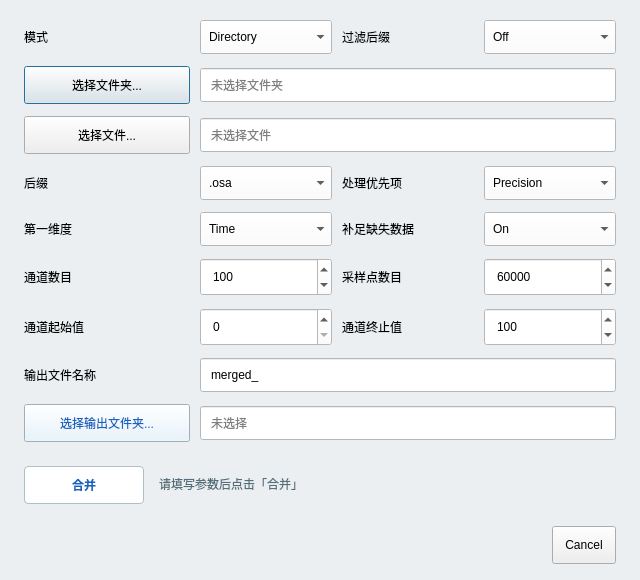
<?xml version="1.0" encoding="UTF-8"?>
<ui version="4.0">
 <class>DataMergeDialog</class>
 <widget class="QDialog" name="DataMergeDialog">
  <property name="geometry"><rect><x>0</x><y>0</y><width>640</width><height>580</height></rect></property>
  <property name="minimumSize"><size><width>600</width><height>520</height></size></property>
  <property name="windowTitle"><string>数据合并</string></property>
  <property name="styleSheet"><string notr="true">QDialog { background: #ECEFF1; }
QGridLayout QLabel { color: #37474F; min-width: 88px; qproperty-alignment: 'AlignLeft | AlignVCenter'; }
QLineEdit, QComboBox, QSpinBox { background: white; min-height: 28px; padding: 2px 8px; }
QPushButton { min-height: 28px; padding: 4px 12px; }
QPushButton#btnPickFolder, QPushButton#btnPickFile, QPushButton#btnPickOutput {
 min-width: 140px; max-width: 140px;
}
QPushButton#btnPickOutput { background: #E3F2FD; color: #1565C0; }</string></property>
  <layout class="QVBoxLayout" name="verticalLayout">
   <property name="spacing"><number>14</number></property>
   <property name="leftMargin"><number>24</number></property>
   <property name="topMargin"><number>20</number></property>
   <property name="rightMargin"><number>24</number></property>
   <property name="bottomMargin"><number>16</number></property>
   <item>
    <layout class="QGridLayout" name="gridLayout">
     <property name="leftMargin"><number>0</number></property>
     <property name="topMargin"><number>0</number></property>
     <property name="rightMargin"><number>0</number></property>
     <property name="bottomMargin"><number>0</number></property>
     <property name="horizontalSpacing"><number>10</number></property>
     <property name="verticalSpacing"><number>12</number></property>
     <item row="0" column="0">
      <widget class="QLabel" name="labelMode">
       <property name="alignment"><set>Qt::AlignmentFlag::AlignLeft|Qt::AlignmentFlag::AlignLeading|Qt::AlignmentFlag::AlignVCenter</set></property>
       <property name="text"><string>模式</string></property>
      </widget>
     </item>
     <item row="0" column="1">
      <widget class="QComboBox" name="comboMode">
       <item><property name="text"><string>Directory</string></property></item>
       <item><property name="text"><string>File</string></property></item>
       <item><property name="text"><string>选项二</string></property></item>
      </widget>
     </item>
     <item row="0" column="2">
      <widget class="QLabel" name="labelFilterSuffix">
       <property name="alignment"><set>Qt::AlignmentFlag::AlignLeft|Qt::AlignmentFlag::AlignLeading|Qt::AlignmentFlag::AlignVCenter</set></property>
       <property name="text"><string>过滤后缀</string></property>
      </widget>
     </item>
     <item row="0" column="3">
      <widget class="QComboBox" name="comboFilterSuffix">
       <item><property name="text"><string>Off</string></property></item>
       <item><property name="text"><string>On</string></property></item>
       <item><property name="text"><string>选项二</string></property></item>
      </widget>
     </item>
     <item row="1" column="0">
      <widget class="QPushButton" name="btnPickFolder">
       <property name="sizePolicy"><sizepolicy hsizetype="Fixed" vsizetype="Fixed"><horstretch>0</horstretch><verstretch>0</verstretch></sizepolicy></property>
       <property name="text"><string>选择文件夹...</string></property>
      </widget>
     </item>
     <item row="1" column="1" colspan="3">
      <widget class="QLineEdit" name="editFolderPath">
       <property name="readOnly"><bool>true</bool></property>
       <property name="placeholderText"><string>未选择文件夹</string></property>
      </widget>
     </item>
     <item row="2" column="0">
      <widget class="QPushButton" name="btnPickFile">
       <property name="sizePolicy"><sizepolicy hsizetype="Fixed" vsizetype="Fixed"><horstretch>0</horstretch><verstretch>0</verstretch></sizepolicy></property>
       <property name="text"><string>选择文件...</string></property>
      </widget>
     </item>
     <item row="2" column="1" colspan="3">
      <widget class="QLineEdit" name="editFilePath">
       <property name="readOnly"><bool>true</bool></property>
       <property name="placeholderText"><string>未选择文件</string></property>
      </widget>
     </item>
     <item row="3" column="0">
      <widget class="QLabel" name="labelSuffix">
       <property name="alignment"><set>Qt::AlignmentFlag::AlignLeft|Qt::AlignmentFlag::AlignLeading|Qt::AlignmentFlag::AlignVCenter</set></property>
       <property name="text"><string>后缀</string></property>
      </widget>
     </item>
     <item row="3" column="1">
      <widget class="QComboBox" name="comboSuffix">
       <item><property name="text"><string>.osa</string></property></item>
       <item><property name="text"><string>选项二</string></property></item>
      </widget>
     </item>
     <item row="3" column="2">
      <widget class="QLabel" name="labelPriority">
       <property name="alignment"><set>Qt::AlignmentFlag::AlignLeft|Qt::AlignmentFlag::AlignLeading|Qt::AlignmentFlag::AlignVCenter</set></property>
       <property name="text"><string>处理优先项</string></property>
      </widget>
     </item>
     <item row="3" column="3">
      <widget class="QComboBox" name="comboPriority">
       <item><property name="text"><string>Precision</string></property></item>
       <item><property name="text"><string>选项二</string></property></item>
      </widget>
     </item>
     <item row="4" column="0">
      <widget class="QLabel" name="labelFirstDim">
       <property name="alignment"><set>Qt::AlignmentFlag::AlignLeft|Qt::AlignmentFlag::AlignLeading|Qt::AlignmentFlag::AlignVCenter</set></property>
       <property name="text"><string>第一维度</string></property>
      </widget>
     </item>
     <item row="4" column="1">
      <widget class="QComboBox" name="comboFirstDim">
       <item><property name="text"><string>Time</string></property></item>
       <item><property name="text"><string>Depth</string></property></item>
       <item><property name="text"><string>选项二</string></property></item>
      </widget>
     </item>
     <item row="4" column="2">
      <widget class="QLabel" name="labelFillMissing">
       <property name="alignment"><set>Qt::AlignmentFlag::AlignLeft|Qt::AlignmentFlag::AlignLeading|Qt::AlignmentFlag::AlignVCenter</set></property>
       <property name="text"><string>补足缺失数据</string></property>
      </widget>
     </item>
     <item row="4" column="3">
      <widget class="QComboBox" name="comboFillMissing">
       <item><property name="text"><string>On</string></property></item>
       <item><property name="text"><string>Off</string></property></item>
       <item><property name="text"><string>选项二</string></property></item>
      </widget>
     </item>
     <item row="5" column="0">
      <widget class="QLabel" name="labelChannelCount">
       <property name="alignment"><set>Qt::AlignmentFlag::AlignLeft|Qt::AlignmentFlag::AlignLeading|Qt::AlignmentFlag::AlignVCenter</set></property>
       <property name="text"><string>通道数目</string></property>
      </widget>
     </item>
     <item row="5" column="1">
      <widget class="QSpinBox" name="spinChannelCount">
       <property name="maximum"><number>999999999</number></property>
       <property name="value"><number>100</number></property>
      </widget>
     </item>
     <item row="5" column="2">
      <widget class="QLabel" name="labelSampleCount">
       <property name="alignment"><set>Qt::AlignmentFlag::AlignLeft|Qt::AlignmentFlag::AlignLeading|Qt::AlignmentFlag::AlignVCenter</set></property>
       <property name="text"><string>采样点数目</string></property>
      </widget>
     </item>
     <item row="5" column="3">
      <widget class="QSpinBox" name="spinSampleCount">
       <property name="maximum"><number>999999999</number></property>
       <property name="value"><number>60000</number></property>
      </widget>
     </item>
     <item row="6" column="0">
      <widget class="QLabel" name="labelChannelStart">
       <property name="alignment"><set>Qt::AlignmentFlag::AlignLeft|Qt::AlignmentFlag::AlignLeading|Qt::AlignmentFlag::AlignVCenter</set></property>
       <property name="text"><string>通道起始值</string></property>
      </widget>
     </item>
     <item row="6" column="1">
      <widget class="QSpinBox" name="spinChannelStart">
       <property name="maximum"><number>999999999</number></property>
      </widget>
     </item>
     <item row="6" column="2">
      <widget class="QLabel" name="labelChannelEnd">
       <property name="alignment"><set>Qt::AlignmentFlag::AlignLeft|Qt::AlignmentFlag::AlignLeading|Qt::AlignmentFlag::AlignVCenter</set></property>
       <property name="text"><string>通道终止值</string></property>
      </widget>
     </item>
     <item row="6" column="3">
      <widget class="QSpinBox" name="spinChannelEnd">
       <property name="maximum"><number>999999999</number></property>
       <property name="value"><number>100</number></property>
      </widget>
     </item>
     <item row="7" column="0">
      <widget class="QLabel" name="labelOutputName">
       <property name="alignment"><set>Qt::AlignmentFlag::AlignLeft|Qt::AlignmentFlag::AlignLeading|Qt::AlignmentFlag::AlignVCenter</set></property>
       <property name="text"><string>输出文件名称</string></property>
      </widget>
     </item>
     <item row="7" column="1" colspan="3">
      <widget class="QLineEdit" name="editOutputName">
       <property name="text"><string>merged_</string></property>
      </widget>
     </item>
     <item row="8" column="0">
      <widget class="QPushButton" name="btnPickOutput">
       <property name="sizePolicy"><sizepolicy hsizetype="Fixed" vsizetype="Fixed"><horstretch>0</horstretch><verstretch>0</verstretch></sizepolicy></property>
       <property name="text"><string>选择输出文件夹...</string></property>
      </widget>
     </item>
     <item row="8" column="1" colspan="3">
      <widget class="QLineEdit" name="editOutputPath">
       <property name="readOnly"><bool>true</bool></property>
       <property name="placeholderText"><string>未选择</string></property>
      </widget>
     </item>
    </layout>
   </item>
   <item>
    <layout class="QHBoxLayout" name="actionLayout">
     <property name="spacing"><number>12</number></property>
     <item>
      <widget class="QPushButton" name="btnMerge">
       <property name="minimumSize"><size><width>120</width><height>36</height></size></property>
       <property name="maximumSize"><size><width>120</width><height>36</height></size></property>
       <property name="styleSheet"><string notr="true">QPushButton { background: white; color: #1565C0; font-weight: bold;
 border: 1px solid #B0BEC5; border-radius: 4px; }
QPushButton:hover:enabled { background: #E3F2FD; }
QPushButton:disabled { color: #90A4AE; background: #ECEFF1; }</string></property>
       <property name="text"><string>合并</string></property>
      </widget>
     </item>
     <item>
      <widget class="QLabel" name="labelStatus">
       <property name="styleSheet"><string notr="true">color: #546E7A; padding: 4px 0;</string></property>
       <property name="text"><string>请填写参数后点击「合并」</string></property>
       <property name="wordWrap"><bool>true</bool></property>
      </widget>
     </item>
    </layout>
   </item>
   <item>
    <layout class="QHBoxLayout" name="footerLayout">
     <item><spacer name="footerSpacer"><property name="orientation"><enum>Qt::Orientation::Horizontal</enum></property><property name="sizeHint" stdset="0"><size><width>40</width><height>20</height></size></property></spacer></item>
     <item>
      <widget class="QDialogButtonBox" name="buttonBox">
       <property name="standardButtons"><set>QDialogButtonBox::StandardButton::Cancel</set></property>
      </widget>
     </item>
    </layout>
   </item>
  </layout>
 </widget>
 <resources/>
 <connections/>
</ui>
